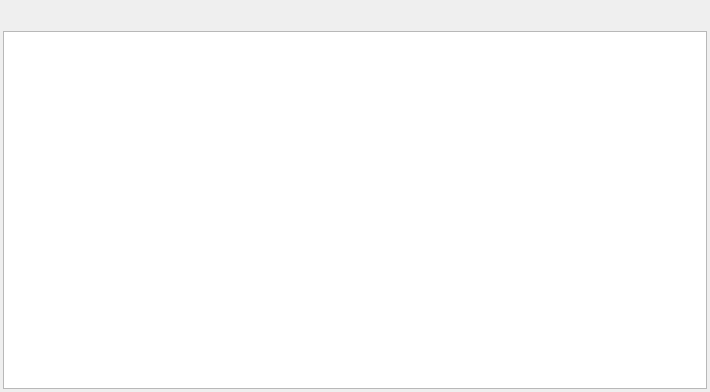
<?xml version="1.0" encoding="UTF-8"?>
<ui version="4.0">
 <class>EventStatisticsWidget</class>
 <widget class="QWidget" name="EventStatisticsWidget">
  <property name="geometry">
   <rect>
    <x>0</x>
    <y>0</y>
    <width>710</width>
    <height>392</height>
   </rect>
  </property>
  <property name="windowTitle">
   <string>Form</string>
  </property>
  <layout class="QVBoxLayout" name="verticalLayout">
   <property name="spacing">
    <number>3</number>
   </property>
   <property name="leftMargin">
    <number>3</number>
   </property>
   <property name="topMargin">
    <number>3</number>
   </property>
   <property name="rightMargin">
    <number>3</number>
   </property>
   <property name="bottomMargin">
    <number>3</number>
   </property>
   <item>
    <widget class="QFrame" name="frame">
     <property name="frameShape">
      <enum>QFrame::NoFrame</enum>
     </property>
     <property name="frameShadow">
      <enum>QFrame::Raised</enum>
     </property>
     <layout class="QHBoxLayout" name="horizontalLayout">
      <property name="spacing">
       <number>3</number>
      </property>
      <property name="leftMargin">
       <number>5</number>
      </property>
      <property name="topMargin">
       <number>1</number>
      </property>
      <property name="rightMargin">
       <number>5</number>
      </property>
      <property name="bottomMargin">
       <number>1</number>
      </property>
      <item>
       <widget class="QToolButton" name="btPrintResultsNew">
        <property name="toolTip">
         <string>Print results for classes with new runners</string>
        </property>
        <property name="icon">
         <iconset resource="../Runs.qrc">
          <normaloff>:/quickevent/Runs/images/print-new.svg</normaloff>:/quickevent/Runs/images/print-new.svg</iconset>
        </property>
        <property name="autoRaise">
         <bool>true</bool>
        </property>
       </widget>
      </item>
      <item>
       <widget class="QToolButton" name="btPrintResultsSelected">
        <property name="toolTip">
         <string>Print results in selected rows</string>
        </property>
        <property name="icon">
         <iconset resource="../../../../../../libqf/libqfqmlwidgets/images/flat/flat.qrc">
          <normaloff>:/qf/qmlwidgets/images/flat/printer.svg</normaloff>:/qf/qmlwidgets/images/flat/printer.svg</iconset>
        </property>
        <property name="autoRaise">
         <bool>true</bool>
        </property>
       </widget>
      </item>
      <item>
       <widget class="QToolButton" name="btClearNewInSelectedRows">
        <property name="toolTip">
         <string>Clear new results in selected rows</string>
        </property>
        <property name="icon">
         <iconset resource="../../../../../../libqf/libqfqmlwidgets/images/flat/flat.qrc">
          <normaloff>:/qf/qmlwidgets/images/flat/delete.svg</normaloff>:/qf/qmlwidgets/images/flat/delete.svg</iconset>
        </property>
        <property name="autoRaise">
         <bool>true</bool>
        </property>
       </widget>
      </item>
      <item>
       <widget class="QToolButton" name="btReload">
        <property name="toolTip">
         <string>Reload table</string>
        </property>
        <property name="icon">
         <iconset resource="../../../../../../libqf/libqfqmlwidgets/images/flat/flat.qrc">
          <normaloff>:/qf/qmlwidgets/images/flat/reload.svg</normaloff>:/qf/qmlwidgets/images/flat/reload.svg</iconset>
        </property>
        <property name="autoRaise">
         <bool>true</bool>
        </property>
       </widget>
      </item>
      <item>
       <widget class="QToolButton" name="btOptions">
        <property name="toolTip">
         <string>Options</string>
        </property>
        <property name="icon">
         <iconset resource="../../../../../../libqf/libqfqmlwidgets/images/flat/flat.qrc">
          <normaloff>:/qf/qmlwidgets/images/flat/settings.svg</normaloff>:/qf/qmlwidgets/images/flat/settings.svg</iconset>
        </property>
        <property name="autoRaise">
         <bool>true</bool>
        </property>
       </widget>
      </item>
      <item>
       <spacer name="horizontalSpacer_2">
        <property name="orientation">
         <enum>Qt::Horizontal</enum>
        </property>
        <property name="sizeHint" stdset="0">
         <size>
          <width>40</width>
          <height>20</height>
         </size>
        </property>
       </spacer>
      </item>
     </layout>
    </widget>
   </item>
   <item>
    <layout class="QVBoxLayout" name="tableLayout">
     <property name="spacing">
      <number>0</number>
     </property>
     <item>
      <widget class="qf::qmlwidgets::TableView" name="tableView"/>
     </item>
    </layout>
   </item>
  </layout>
 </widget>
 <customwidgets>
  <customwidget>
   <class>qf::qmlwidgets::TableView</class>
   <extends>QTableView</extends>
   <header location="global">qf/qmlwidgets/tableview.h</header>
  </customwidget>
 </customwidgets>
 <resources>
  <include location="../../../../../../libqf/libqfqmlwidgets/images/flat/flat.qrc"/>
  <include location="../Runs.qrc"/>
 </resources>
 <connections/>
</ui>
